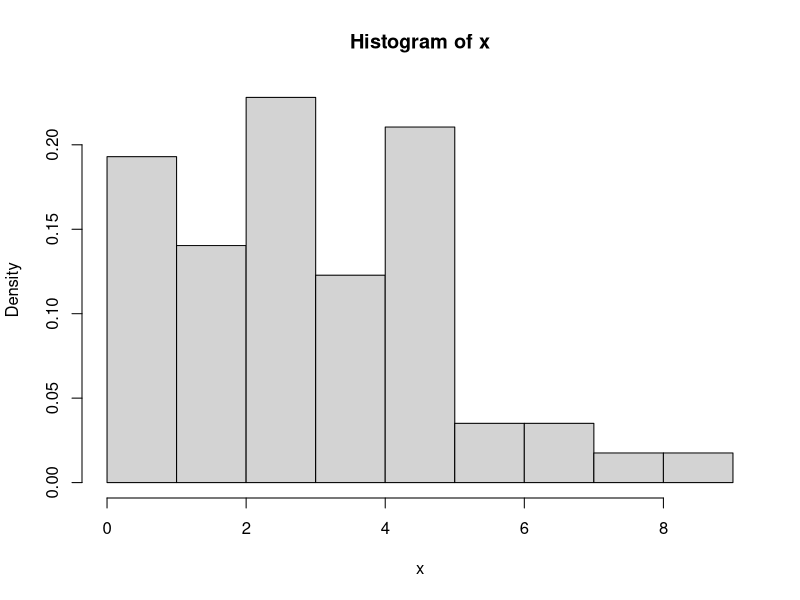
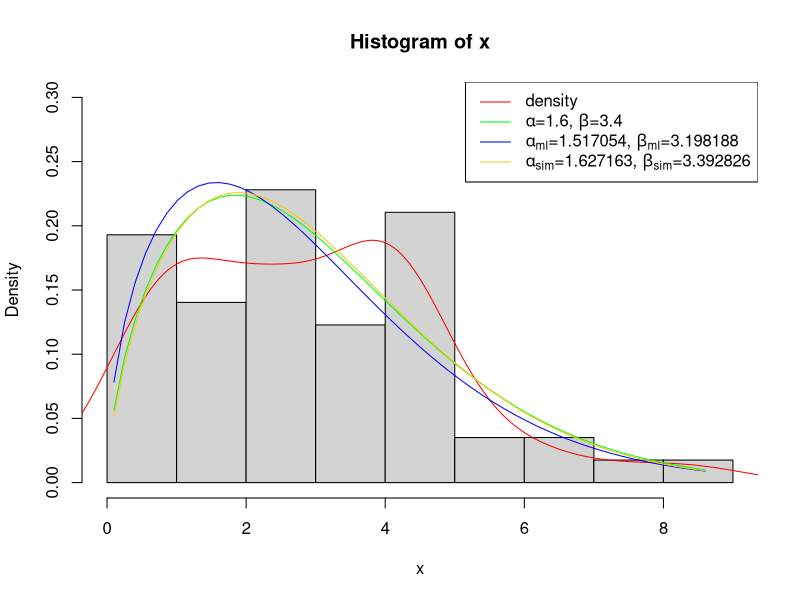
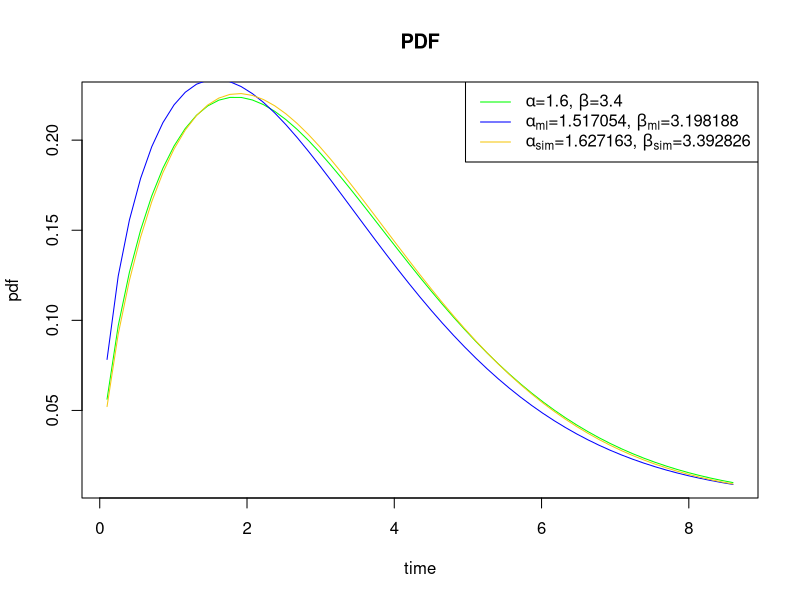
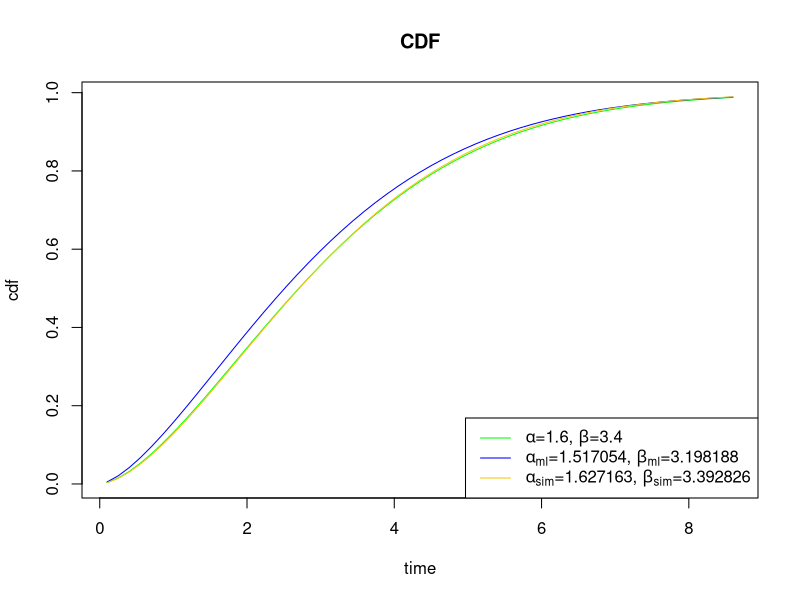
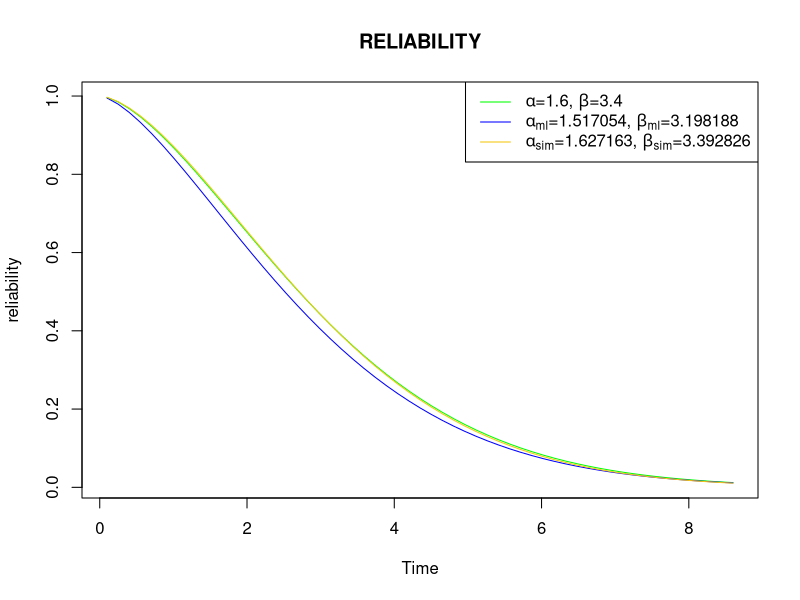
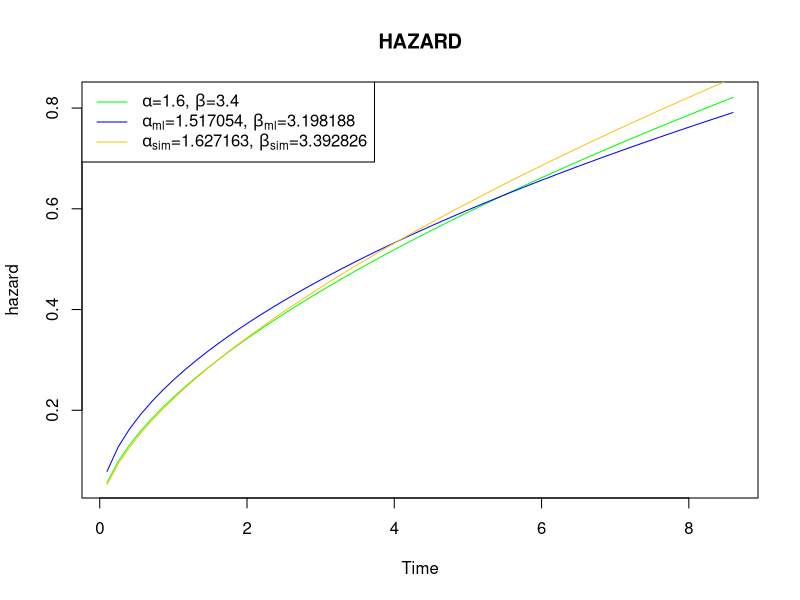
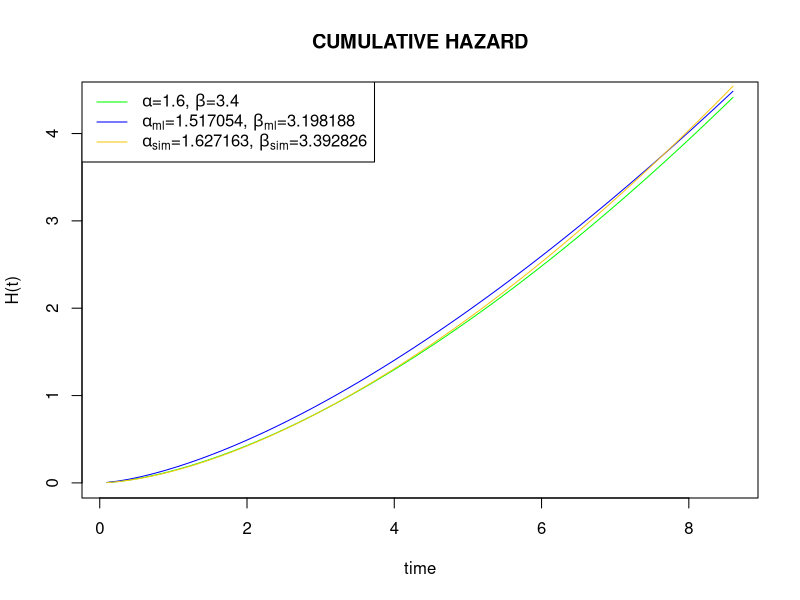

R code for these plots, in order:
n<-57
#SHAPE PARAMETER
alp<-1.6
#SCALE PARAMETER
be<-3.4
#LEVEL OF SIGNIFICANCE
ls<-0.05
x<-rweibull(n,alp,be)
x
hist(x,prob=T)
# LOG LIKELIHOOD FUNCTION
logL<-function(theta){
-(n*log(theta[1])-n*theta[1]*log(theta[2])
+sum((theta[1]-1)*log(x))-sum((x/theta[2])^(theta[1])))
}

#TO OPTIMIZE LOG LIKELIHOOD FUNCTION
opt<-nlm(logL,c(.1,.1))
opt
alp_ml<-opt$estimate[1];alp_ml
be_ml<-opt$estimate[2];be_ml

#TESTING OF HYPOTHESIS
#Ho:THE RANDOM SAMPLE BELONGS TO THE WEIBULL DISTRIBUTION
#KOLMOGOROV SMIRNOV TEST
tst<-ks.test(x,"pweibull",alp_ml,be_ml)$p.value;tst
if(tst<ls){
print("REJECT Ho")
}else{
print("CANNOT REJECT Ho")
}

#SIMULATION
m<-40
reject<-c()
al_sim<-c()
be_sim<-c()
for(i in 1:n){
y<-rweibull(n,alp,be)
logL<-function(theta){
-(n*log(theta[1])-n*theta[1]*log(theta[2])
+sum((theta[1]-1)*log(y))-sum((y/theta[2])^(theta[1])))
}
opt_sim<-nlm(logL,c(.1,.1))
a_sim<-opt_sim$estimate[1]
b_sim<-opt_sim$estimate[2]
al_sim[i]<-a_sim
be_sim[i]<-b_sim
tst<-ks.test(y,"pweibull",a_sim,b_sim)$p.value
if(tst<=ls){
reject[i]<-0
}else{
reject[i]<-1
}
}
prob<-length(reject[reject==1])/m;prob

#SIMULATED PARAMETERS
alp_sim<-mean(al_sim);alp_sim
beta_sim<-mean(be_sim);beta_sim

#HISTOGRAM
hist(x,prob=T,ylim=c(0,0.3))
lines(density(x),col="red")
tr<-seq(min(x),max(x),length=n)
lines(tr,dweibull(tr,alp,be),col="green")
lines(tr,dweibull(tr,alp_ml,be_ml),col="blue")
lines(tr,dweibull(tr,alp_sim,beta_sim),col=15)
legend("topright",legend=c(expression("density"),eval(substitute(expression(paste(alpha,"=",a1,", ",beta,"=",b1)),list(a1=alp,b1=be))),
eval(substitute(expression(paste(alpha[ml],"=",a2,", ",beta[ml],"=",b2)),list(a2=alp_ml,b2=be_ml))),
eval(substitute(expression(paste(alpha[sim],"=",a3,", ",beta[sim],"=",b3)),list(a3=alp_sim,b3=beta_sim)))),
col=c("red","green","blue",15),lty=1)



#PDF
p_1<-dweibull(tr,alp,be);p_1
p_2<-dweibull(tr,alp_ml,be_ml);p_2
p_3<-dweibull(tr,alp_sim,beta_sim);p_3
plot(tr,p_1,type="l",col="green",main="PDF",xlab="time",ylab="pdf")
lines(tr,p_2,col="blue")
lines(tr,p_3,col=15)
legend("topright",legend=c(eval(substitute(expression(paste(alpha,"=",a1,", ",beta,"=",b1)),list(a1=alp,b1=be))),
eval(substitute(expression(paste(alpha[ml],"=",a2,", ",beta[ml],"=",b2)),list(a2=alp_ml,b2=be_ml))),
eval(substitute(expression(paste(alpha[sim],"=",a3,", ",beta[sim],"=",b3)),list(a3=alp_sim,b3=beta_sim)))),
col=c("green","blue",15),lty=1)

#CDF
c_1<-pweibull(tr,alp,be);c_1
c_2<-pweibull(tr,alp_ml,be_ml);c_2
c_3<-pweibull(tr,alp_sim,beta_sim);c_3

plot(tr,c_1,type="l",col="green",main="CDF",xlab="time",ylab="cdf")
lines(tr,c_2,col="blue")
lines(tr,c_3,col=15)
legend("bottomright",legend=c(eval(substitute(expression(paste(alpha,"=",a1,", ",beta,"=",b1)),list(a1=alp,b1=be))),
eval(substitute(expression(paste(alpha[ml],"=",a2,", ",beta[ml],"=",b2)),list(a2=alp_ml,b2=be_ml))),
eval(substitute(expression(paste(alpha[sim],"=",a3,", ",beta[sim],"=",b3)),list(a3=alp_sim,b3=beta_sim)))),
col=c("green","blue",15),lty=1)


#RELIABILITY
r1<-(1-c_1);r1
r2<-(1-c_2);r2
r3<-(1-c_3);r3

plot(tr,r1,type="l",col="green",main="RELIABILITY",xlab="Time",ylab="reliability")
lines(tr,r2,col="blue")
lines(tr,r3,col=15)
legend("topright",legend=c(eval(substitute(expression(paste(alpha,"=",a1,", ",beta,"=",b1)),list(a1=alp,b1=be))),
eval(substitute(expression(paste(alpha[ml],"=",a2,", ",beta[ml],"=",b2)),list(a2=alp_ml,b2=be_ml))),
eval(substitute(expression(paste(alpha[sim],"=",a3,", ",beta[sim],"=",b3)),list(a3=alp_sim,b3=beta_sim)))),
col=c("green","blue",15),lty=1)


#HAZARD
h1<-p_1/r1;h1
h2<-p_2/r2;h2
h3<-p_3/r3;h3


plot(tr,h1,type="l",col="green",main="HAZARD",xlab="Time",ylab="hazard")
lines(tr,h2,col="blue")
lines(tr,h3,col=15)
legend("topleft",legend=c(eval(substitute(expression(paste(alpha,"=",a1,", ",beta,"=",b1)),list(a1=alp,b1=be))),
eval(substitute(expression(paste(alpha[ml],"=",a2,", ",beta[ml],"=",b2)),list(a2=alp_ml,b2=be_ml))),
eval(substitute(expression(paste(alpha[sim],"=",a3,", ",beta[sim],"=",b3)),list(a3=alp_sim,b3=beta_sim)))),
col=c("green","blue",15),lty=1)

#  CUMMULATIVE HAZARD
H1<-(-log(r1));H1
H2<-(-log(r2));H2
H3<-(-log(r3));H3

plot(tr,H1,type="l",col="green",main="CUMULATIVE HAZARD",xlab="time",ylab="H(t)")
lines(tr,H2,col="blue")
lines(tr,H3,col=15)
legend("topleft",legend=c(eval(substitute(expression(paste(alpha,"=",a1,", ",beta,"=",b1)),list(a1=alp,b1=be))),
eval(substitute(expression(paste(alpha[ml],"=",a2,", ",beta[ml],"=",b2)),list(a2=alp_ml,b2=be_ml))),
eval(substitute(expression(paste(alpha[sim],"=",a3,", ",beta[sim],"=",b3)),list(a3=alp_sim,b3=beta_sim)))),
col=c("green","blue",15),lty=1)